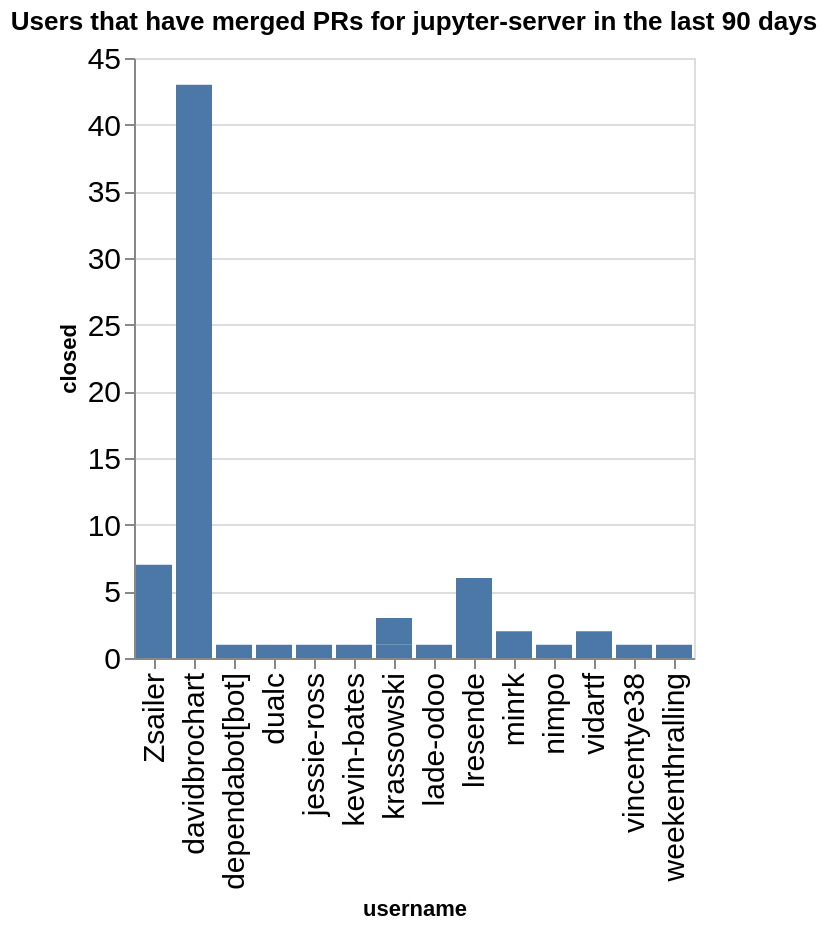

Notebook source saved alongside this figure:
### Code cell
charts = []
title = f"Users that have merged PRs for {github_org} in the last {n_days} days"
ch = alt.Chart(data=closed_by_repo.replace(np.nan, 0), title=title).mark_bar().encode(
    x='username',
    y='closed',
)
ch

### Figure 1 — Vega-Lite specification as saved in the notebook (floating-point values rounded to 4 significant figures)
{"config": {"axisLeft": {"labelFontSize": 15}, "axisBottom": {"labelFontSize": 15}}, "data": {"name": "data-adb6a063beeabfb8d085499b3d36fd02"}, "mark": {"type": "bar"}, "encoding": {"x": {"field": "username", "type": "nominal"}, "y": {"field": "closed", "type": "quantitative"}}, "title": "Users that have merged PRs for jupyter-server in the last 90 days", "$schema": "https://vega.github.io/schema/vega-lite/v5.20.1.json", "datasets": {"data-adb6a063beeabfb8d085499b3d36fd02": [{"name": "enterprise_gateway", "username": "lresende", "closed": 6}, {"name": "enterprise_gateway", "username": "weekenthralling", "closed": 1}, {"name": "fps", "username": "davidbrochart", "closed": 3}, {"name": "gateway_provisioners", "username": "kevin-bates", "closed": 1}, {"name": "jupyter-resource-usage", "username": "krassowski", "closed": 1}, {"name": "jupyter-resource-usage", "username": "nimpo", "closed": 1}, {"name": "jupyter_server", "username": "Zsailer", "closed": 6}, {"name": "jupyter_server", "username": "dependabot[bot]", "closed": 1}, {"name": "jupyter_server", "username": "dualc", "closed": 1}, {"name": "jupyter_server", "username": "jessie-ross", "closed": 1}, {"name": "jupyter_server", "username": "lade-odoo", "closed": 1}, {"name": "jupyter_server", "username": "minrk", "closed": 2}, {"name": "jupyter_server", "username": "vidartf", "closed": 2}, {"name": "jupyter_server", "username": "vincentye38", "closed": 1}, {"name": "jupyter_server_terminals", "username": "Zsailer", "closed": 1}, {"name": "jupyter_ydoc", "username": "davidbrochart", "closed": 6}, {"name": "jupyter_ydoc", "username": "krassowski", "closed": 2}, {"name": "jupyverse", "username": "davidbrochart", "closed": 34}]}}
